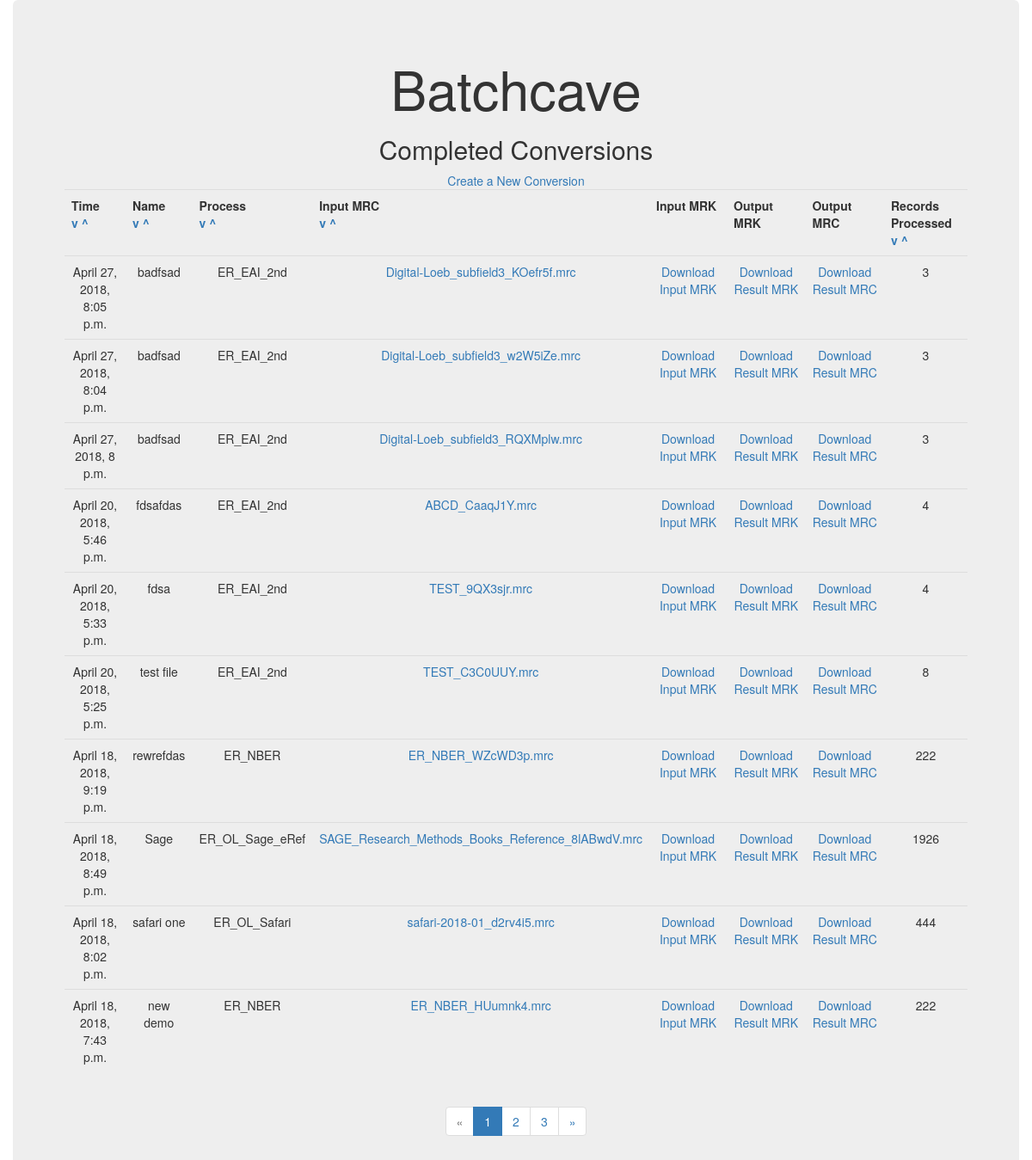
The page /conversions/ on the database as committed earlier.
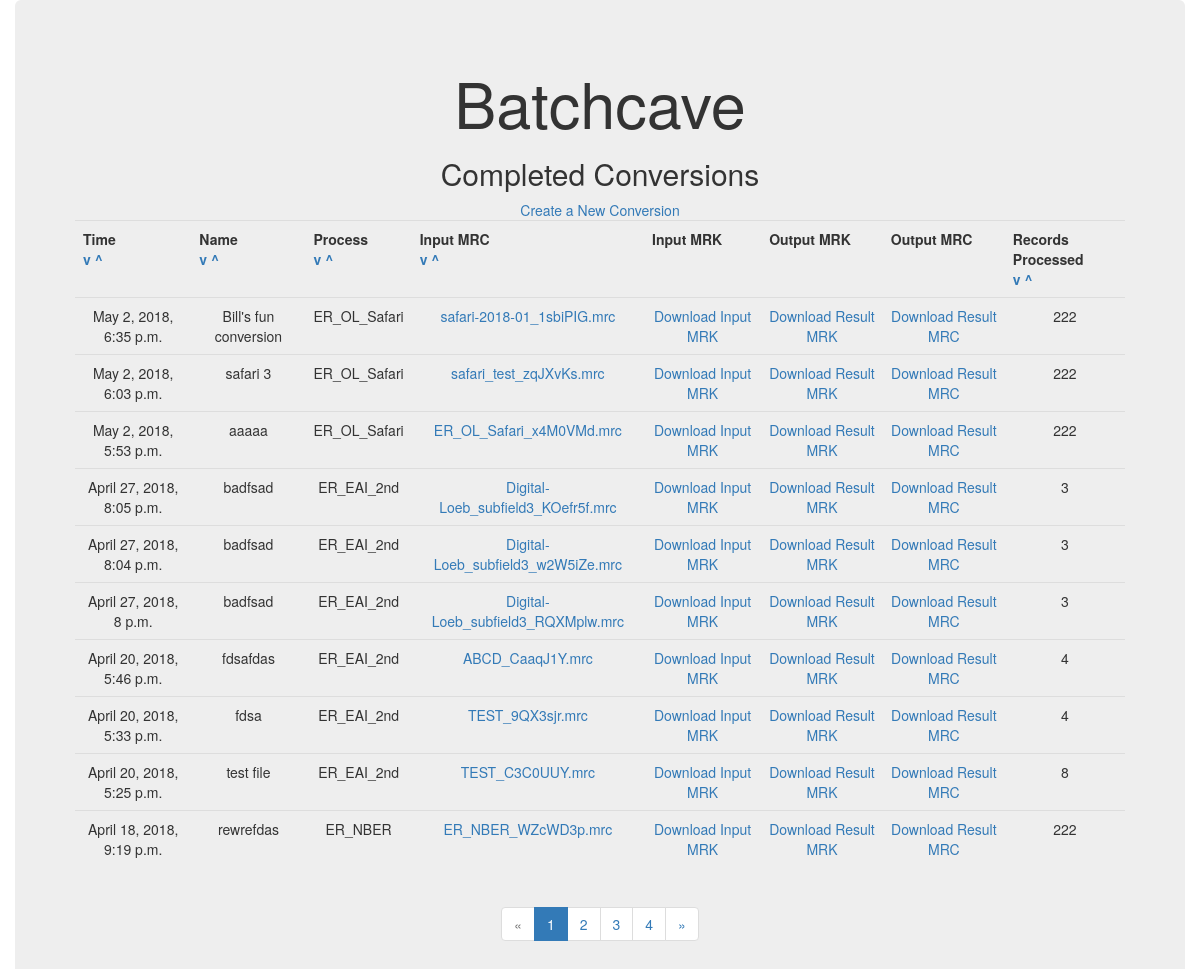
The same page on the database as committed later.
### converter/models.py (models this page shows, shortened)
class ValidateOnSaveMixin(object):
    def save(self, force_insert=False, force_update=False, **kwargs):
        if not (force_insert or force_update):
            self.TimeExecuted = datetime.datetime.now(datetime.timezone.utc)
        super(ValidateOnSaveMixin, self).save(force_insert, force_update,
**kwargs)

class Conversion(ValidateOnSaveMixin, models.Model):
    Name = models.TextField(default='')
    Type = models.IntegerField(choices=TYPE_CHOICES,default=0)
    TimeExecuted = models.DateTimeField(null=True)
    ConvName = models.TextField(default='None')
    upload_storage = FileSystemStorage(location=settings.MEDIA_ROOT,base_url='/data')
    Upload = models.FileField(upload_to='infiles/', storage=upload_storage,default=None)
    MrkIn = models.FileField(upload_to='infiles/', storage=upload_storage,default=None)
    download_storage = FileSystemStorage(location=settings.MEDIA_ROOT,base_url='/data')
    Output = models.FileField(upload_to='outfiles/', storage=download_storage,default=None)
    MrkOut = models.FileField(upload_to='outfiles/', storage=download_storage,default=None)
    RecordsIn = models.PositiveIntegerField(default=0)
    RecordsOut = models.PositiveIntegerField(default=0)
    def upload_filename(self):
        return os.path.basename(self.Upload.name)
    class Meta:
        ordering = ['-TimeExecuted']

### converter/views.py (the view)
# urls.py: url(r'^conversions/$', views.index, name='index'),
def index(request):
    page_num = request.GET.get('page', 1)
    order_by = request.GET.get('order_by', 'TimeExecuted')
    direction = request.GET.get('direction', 'des')
    ordering = Lower(order_by)
    if direction == 'des':
        if order_by == 'RecordsIn':
            ordering = order_by
            convs = Conversion.objects.all().order_by(ordering)
        else:
            convs = Conversion.objects.all().order_by(ordering.desc())
    else:
        convs = Conversion.objects.all().order_by(ordering)
    paginator = Paginator(convs, 10)
    try:
        conversions_out = paginator.page(page_num)
    except PageNotAnInteger:
        conversions_out = paginator.page(1)
    except EmptyPage:
        conversions_out = paginator.page(paginator.num_pages)
    return render(request, 'index.html', {'Conversions': conversions_out,
'order_by' : order_by, 'direction' : direction })

### converter/templates/index.html
{% extends 'base.html' %}
{% block content %}
    <h2>Completed Conversions</h2>
        <div>
            <a href="/conversions/create/">Create a New Conversion</a>
        </div>
        <table id="id_list_table" class="table">
            <th>Time<br />
                <a href="?order_by=TimeExecuted&direction=asc" id="sort_date_asc">v</a>
                <a href="?order_by=TimeExecuted&direction=des" id="sort_date_des">^</a></th>
            <th>Name<br />
                <a href="?order_by=Name&direction=asc" id="sort_name_asc">v</a>
                <a href="?order_by=Name&direction=des" id="sort_name_des">^</a></th>
            <th>Process<br />
                <a href="?order_by=ConvName&direction=asc" id="sort_proc_asc">v</a>
                <a href="?order_by=ConvName&direction=des" id="sort_proc_des">^</a></th>
            <th>Input MRC<br />
                <a href="?order_by=Upload&direction=asc" id="sort_num_asc">v</a>
                <a href="?order_by=Upload&direction=des" id="sort_num_des">^</a></th>
            <th>Input MRK</th>
            <th>Output MRK</th>
            <th>Output MRC</th>
            <th>Records Processed<br />
                <a href="?order_by=RecordsIn&direction=asc" id="sort_num_asc">v</a>
                <a href="?order_by=RecordsIn&direction=des" id="sort_num_des">^</a></th>
       {% for item in Conversions %}
            <tr><td>{{ item.TimeExecuted }}</td>
                <td>{{ item.Name }}</td>
                <td>{{ item.ConvName }}</td>
                <td><a href="/download_original/{{ item.pk }}">{{ item.upload_filename }}</a></td>
                <td><a href="/download_original_mrk/{{ item.pk }}">Download Input MRK</a></td>
                <td><a href="/download_result_mrk/{{ item.pk }}">Download Result MRK</a></td>
                <td><a href="/download/{{ item.pk }}">Download Result MRC</a></td>
                <td>{{ item.RecordsIn }}</td>
            </tr>
        {% endfor %}
        </table>
        {% if Conversions.has_other_pages %}
            <ul class="pagination">
                {% if Conversions.has_previous %}
                    <li><a href="?page={{ Conversions.previous_page_number
}}&order_by={{ order_by }}&direction={{ direction }}">&laquo;</a></li>
                {% else %}
                    <li class="disabled"><span>&laquo;</span></li>
                {% endif %}
                {% for i in Conversions.paginator.page_range %}
                    {% if Conversions.number == i %}
                        <li class="active"><span>{{ i }} <span class="sr-only">(current)</span>
                {% else %}
                    <li><a href="?page={{ i }}&order_by={{ order_by }}&direction={{ direction }}">{{ i }}</a></li>
                {% endif %}
                {% endfor %}
                {% if Conversions.has_next %}
                    <li><a href="?page={{ Conversions.next_page_number }}&order_by={{ order_by }}&direction={{ direction }}">&raquo;</a></li>
                {% else %}
                    <li class="disabled"><span>&raquo;</span></li>
                {% endif %}
            </ul>
        {% endif %}
{% endblock %}

### converter/templates/base.html (shortened to what this page needs)
<!DOCTYPE html>
<html lang="en">
  <head>
    <link href="/static/bootstrap/css/bootstrap.min.css" rel="stylesheet"></link>
    <link href="/static/base.css" rel="stylesheet"></link>
  </head>
  <body>
    <div class="container">
        <div class="row">
            <div class="col jumbotron">
                <div class="text-center">
                <h1>{% block header_text %}Batchcave{% endblock %}</h1>
                {% block content %}
                {% endblock %}
                </div>
            </div>
        </div>
    </div>
  </body>
</html>

Rows that differ between the two databases and show on the page:
no longer on this page (row unchanged): Conversion: TimeExecuted "April 18, 2018, 8:49 p.m.", Name "Sage", ConvName "ER_OL_Sage_eRef", upload_filename "SAGE_Research_Methods_Books_Reference_8lABwdV.mrc", RecordsIn "1926"
no longer on this page (row unchanged): Conversion: TimeExecuted "April 18, 2018, 8:02 p.m.", Name "safari one", ConvName "ER_OL_Safari", upload_filename "safari-2018-01_d2rv4i5.mrc", RecordsIn "444"
no longer on this page (row unchanged): Conversion: TimeExecuted "April 18, 2018, 7:43 p.m.", Name "new demo", ConvName "ER_NBER", upload_filename "ER_NBER_HUumnk4.mrc", RecordsIn "222"
added Conversion: TimeExecuted "May 2, 2018, 6:35 p.m.", Name "Bill's fun conversion", ConvName "ER_OL_Safari", upload_filename "safari-2018-01_1sbiPIG.mrc", RecordsIn "222"
added Conversion: TimeExecuted "May 2, 2018, 6:03 p.m.", Name "safari 3", ConvName "ER_OL_Safari", upload_filename "safari_test_zqJXvKs.mrc", RecordsIn "222"
added Conversion: TimeExecuted "May 2, 2018, 5:53 p.m.", Name "aaaaa", ConvName "ER_OL_Safari", upload_filename "ER_OL_Safari_x4M0VMd.mrc", RecordsIn "222"
Other text that changed with them:
new list line: "4"
